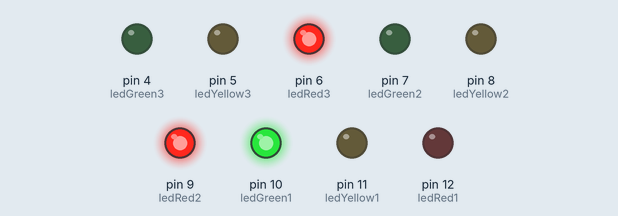
Bench run of a sketch on a simulated Arduino Uno, built with avr-gcc and run on an emulated ATmega328P. On the bench: output pins drawn as LEDs (lit = HIGH).

Above: at 8.0 s.
At 15.5 s:
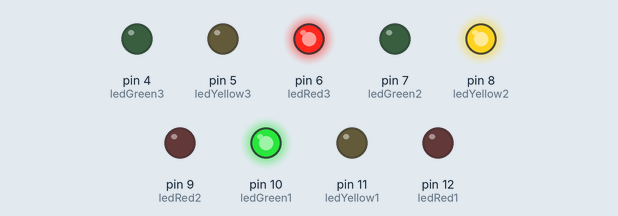
At 23.0 s:
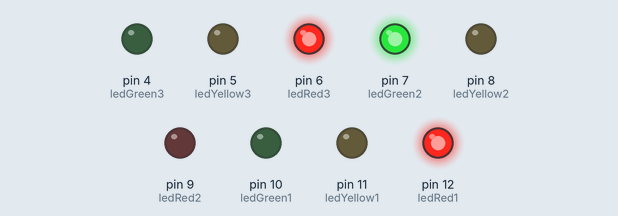
At 30.5 s:
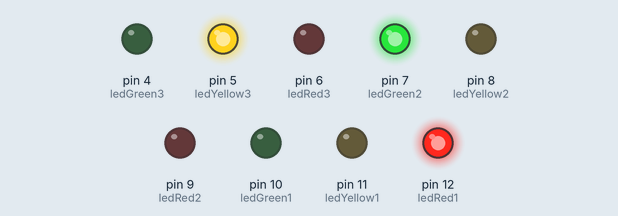
At 38.0 s:
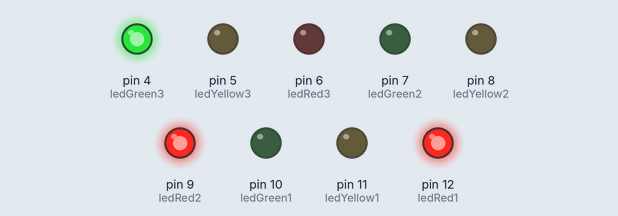
At 45.5 s:
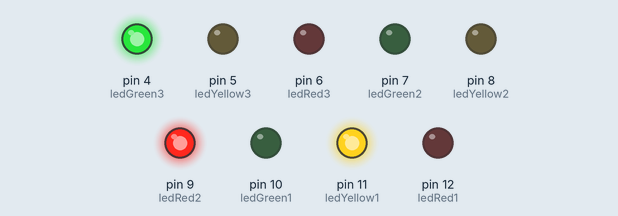
Timing chart, 0 to 61.5 s (numbered marks = the images above):
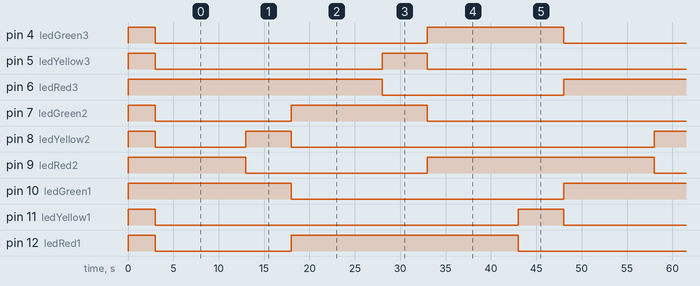

The sketch:

3-way_traffic_control.ino
```cpp
int ledRed1 = 12;
int ledYellow1 = 11;
int ledGreen1 = 10;

int ledRed2 = 9;
int ledYellow2 = 8;
int ledGreen2 = 7;

int ledRed3 = 6;
int ledYellow3 = 5;
int ledGreen3 = 4;

void setup() {
  // put your setup code here, to run once:
    pinMode(ledRed1, OUTPUT);
    pinMode(ledYellow1, OUTPUT);
    pinMode(ledGreen1, OUTPUT);

    pinMode(ledRed2, OUTPUT);
    pinMode(ledYellow2, OUTPUT);
    pinMode(ledGreen2, OUTPUT);

    pinMode(ledRed3, OUTPUT);
    pinMode(ledYellow3, OUTPUT);
    pinMode(ledGreen3, OUTPUT);


    digitalWrite(ledRed1, HIGH);
    digitalWrite(ledYellow1, HIGH);
    digitalWrite(ledGreen1, HIGH);

    digitalWrite(ledRed2, HIGH);
    digitalWrite(ledYellow2, HIGH);
    digitalWrite(ledGreen2, HIGH);

    digitalWrite(ledRed3, HIGH);
    digitalWrite(ledYellow3, HIGH);
    digitalWrite(ledGreen3, HIGH);
    delay(3000);

}

void loop() {
  // put your main code here, to run repeatedly:

    digitalWrite(ledRed1, LOW);
    digitalWrite(ledYellow1, LOW);
    digitalWrite(ledGreen1, HIGH);

    digitalWrite(ledRed2, HIGH);
    digitalWrite(ledYellow2, LOW);
    digitalWrite(ledGreen2, LOW);

    digitalWrite(ledRed3, HIGH);
    digitalWrite(ledYellow3, LOW);
    digitalWrite(ledGreen3, LOW);
    delay(10000);


    digitalWrite(ledRed1, LOW);
    digitalWrite(ledYellow1, LOW);
    digitalWrite(ledGreen1, HIGH);

    digitalWrite(ledRed2, LOW);
    digitalWrite(ledYellow2, HIGH);
    digitalWrite(ledGreen2, LOW);

    digitalWrite(ledRed3, HIGH);
    digitalWrite(ledYellow3, LOW);
    digitalWrite(ledGreen3, LOW);
    delay(5000);


    digitalWrite(ledRed1, HIGH);
    digitalWrite(ledYellow1, LOW);
    digitalWrite(ledGreen1, LOW);

    digitalWrite(ledRed2, LOW);
    digitalWrite(ledYellow2, LOW);
    digitalWrite(ledGreen2, HIGH);

    digitalWrite(ledRed3, HIGH);
    digitalWrite(ledYellow3, LOW);
    digitalWrite(ledGreen3, LOW);
    delay(10000);


    digitalWrite(ledRed1, HIGH);
    digitalWrite(ledYellow1, LOW);
    digitalWrite(ledGreen1, LOW);

    digitalWrite(ledRed2, LOW);
    digitalWrite(ledYellow2, LOW);
    digitalWrite(ledGreen2, HIGH);

    digitalWrite(ledRed3, LOW);
    digitalWrite(ledYellow3, HIGH);
    digitalWrite(ledGreen3, LOW);
    delay(5000);


    digitalWrite(ledRed1, HIGH);
    digitalWrite(ledYellow1, LOW);
    digitalWrite(ledGreen1, LOW);

    digitalWrite(ledRed2, HIGH);
    digitalWrite(ledYellow2, LOW);
    digitalWrite(ledGreen2, LOW);

    digitalWrite(ledRed3, LOW);
    digitalWrite(ledYellow3, LOW);
    digitalWrite(ledGreen3, HIGH);
    delay(10000);


    digitalWrite(ledRed1, LOW);
    digitalWrite(ledYellow1,HIGH);
    digitalWrite(ledGreen1, LOW);

    digitalWrite(ledRed2, HIGH);
    digitalWrite(ledYellow2, LOW);
    digitalWrite(ledGreen2, LOW);

    digitalWrite(ledRed3, LOW);
    digitalWrite(ledYellow3, LOW);
    digitalWrite(ledGreen3, HIGH);
    delay(5000);

}
```

Measured:
- by itself, pin 4 (ledGreen3), pin 10 (ledGreen1): alternates HIGH for 15.0 s and LOW for 30.0 s
- by itself, pin 5 (ledYellow3), pin 8 (ledYellow2): repeats every 45.0 s: HIGH 5.0 s, LOW 40.0 s
- by itself, pin 6 (ledRed3), pin 9 (ledRed2): alternates HIGH for 25.0 s and LOW for 20.0 s
- by itself, pin 7 (ledGreen2): repeats every 45.0 s: HIGH 15.0 s, LOW 30.0 s
- by itself, pin 11 (ledYellow1): alternates HIGH for 5.0 s and LOW for 40.0 s
- by itself, pin 12 (ledRed1): repeats every 45.0 s: HIGH 25.0 s, LOW 20.0 s
